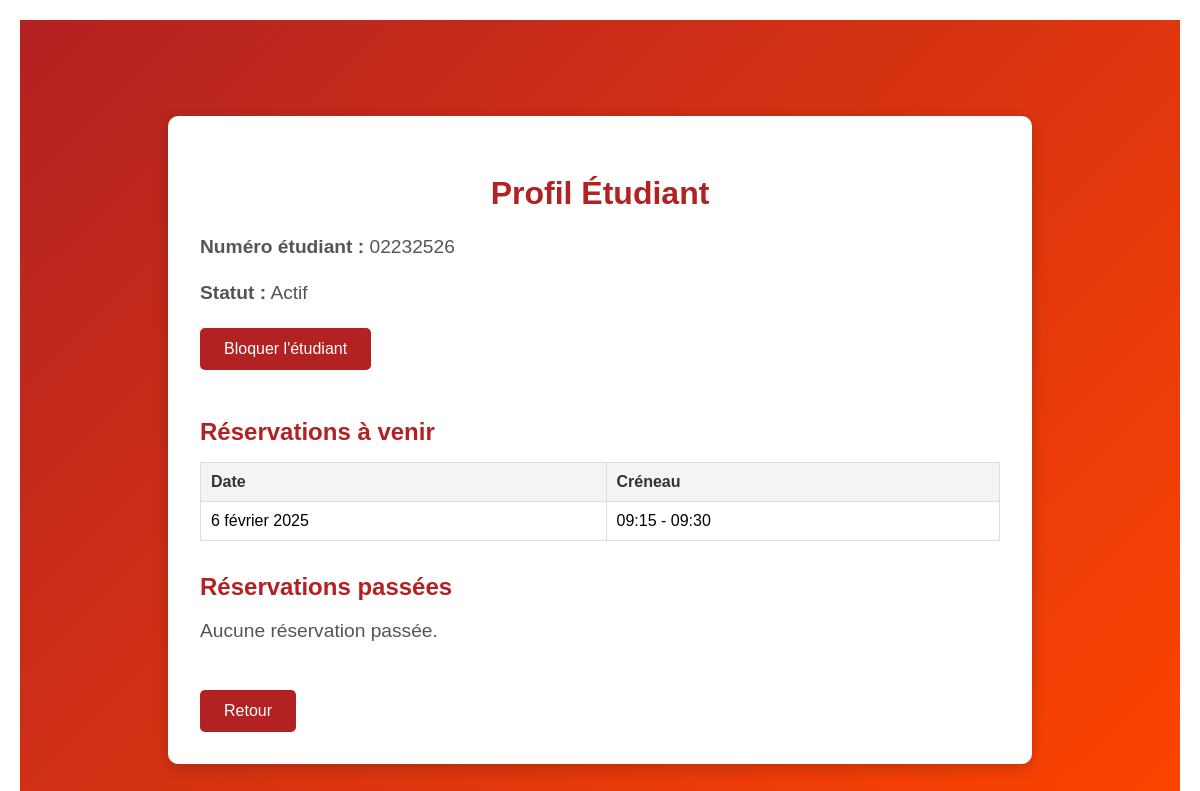
/profilEtudiant/02232526/ (signed in), run on an earlier commit of the app's database.
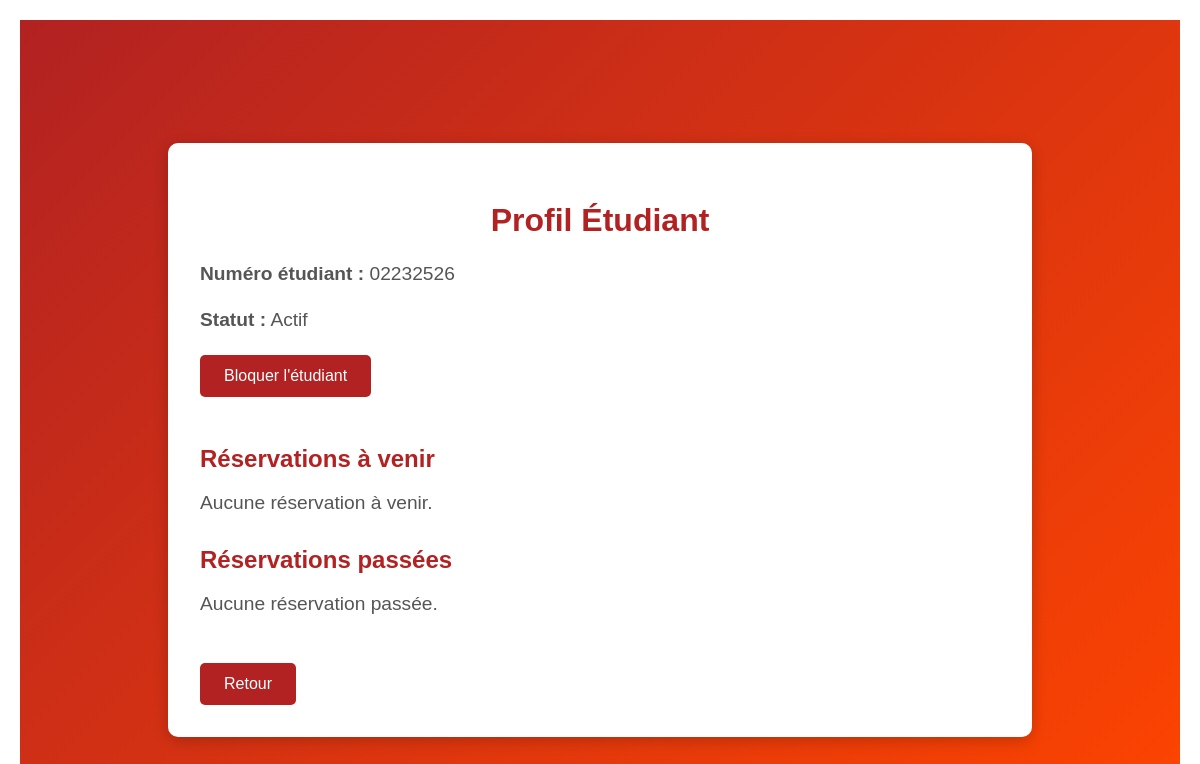
And on a later commit of the database.
### Reservation/models.py (models this page shows, shortened)
class Reservation(models.Model):
    etudiant = models.ForeignKey('Etudiant', models.DO_NOTHING)
    box_id = models.IntegerField()
    date_field= models.DateField(db_column='date_')
    creneau = models.ForeignKey('Creneau', models.DO_NOTHING)
    admin_field = models.BooleanField(db_column='admin_')
    class Meta:
        managed = False
        db_table = 'Reservation'

class Creneau(models.Model):
    heure_debut = models.TimeField()
    heure_fin = models.TimeField()
    class Meta:
        managed = False
        db_table = 'Creneau'

### Reservation/views.py (the view)
# urls.py: path('profilEtudiant/<str:student_number>/', views.profilEtudiant, name='profilEtudiant'),
def profilEtudiant(request, student_number):
    etudiant = get_object_or_404(Etudiant, num_etudiant=student_number)
    is_admin = request.session.get('is_admin', False)
    current_student = request.session.get('NumEtud', '')
    if not (is_admin or current_student == student_number):
        return render(request, 'erreur.html', {
            'title': 'Accès refusé',
            'error': "Vous n'êtes pas autorisé à consulter ce profil.",
            'action_url': reverse('index'),
        })
    reservations_a_venir = Reservation.objects.filter(
        etudiant=etudiant,
        date_field__gte=timezone.now().date()
    )
    reservations_passees = Reservation.objects.filter(
        etudiant=etudiant,
        date_field__lt=timezone.now().date()
    )
    context = {
        'title': 'Profil Étudiant',
        'student': etudiant,
        'reservations_a_venir': reservations_a_venir,
        'reservations_passees': reservations_passees,
        'is_admin': is_admin,
    }
    return render(request, 'profilEtudiant.html', context)

### Reservation/templates/profilEtudiant.html (shortened to what this page needs)
{% extends 'base.html' %}
{% block content %}
<div class="profile-container">
    <div class="profile-box">
        <h2>Profil Étudiant</h2>
        <p><strong>Numéro étudiant :</strong> {{ student.num_etudiant }}</p>
        <p><strong>Statut :</strong> {% if student.autorise %}Actif{% else %}<span class="blocked">Bloqué</span>{% endif %}</p>
        {% if is_admin %}
            <form action="{% url 'toggleBlockStudent' student.num_etudiant %}" method="post">
                <button type="submit" class="block-button">
                    {% if student.autorise %}Bloquer l'étudiant{% else %}Débloquer l'étudiant{% endif %}
                </button>
            </form>
        {% endif %}
        <div class="section">
            <h3>Réservations à venir</h3>
            {% if reservations_a_venir %}
            <table>
                <thead>
                    <tr>
                        <th>Date</th>
                        <th>Créneau</th>
                    </tr>
                </thead>
                <tbody>
                    {% for reservation in reservations_a_venir %}
                    <tr>
                        <td>{{ reservation.date_field }}</td>
                        <td>{{ reservation.creneau.heure_debut }} - {{ reservation.creneau.heure_fin }}</td>
                    </tr>
                    {% endfor %}
                </tbody>
            </table>
            {% else %}
            <p>Aucune réservation à venir.</p>
            {% endif %}
        </div>
        <div class="section">
            <h3>Réservations passées</h3>
            {% if reservations_passees %}
            <table>
                <thead>
                    <tr>
                        <th>Date</th>
                        <th>Créneau</th>
                    </tr>
                </thead>
                <tbody>
                    {% for reservation in reservations_passees %}
                    <tr>
                        <td>{{ reservation.date_field }}</td>
                        <td>{{ reservation.creneau.heure_debut }} - {{ reservation.creneau.heure_fin }}</td>
                    </tr>
                    {% endfor %}
                </tbody>
            </table>
            {% else %}
            <p>Aucune réservation passée.</p>
            {% endif %}
        </div>
            <a href="{% if is_admin %}{% url 'profilAdmin' %}{% else %}{% url 'vueCalendrier' %}{% endif %}" class="back-button">Retour</a>
    </div>
</div>
{% endblock %}

What changed in the data, as far as the page shows it:
removed Reservation: date_field "6 février 2025", creneau.heure_debut "09:15", creneau.heure_fin "09:30"
Also different on the page:
text no longer shown: "Date Créneau"
text now shown: "Aucune réservation à venir."
